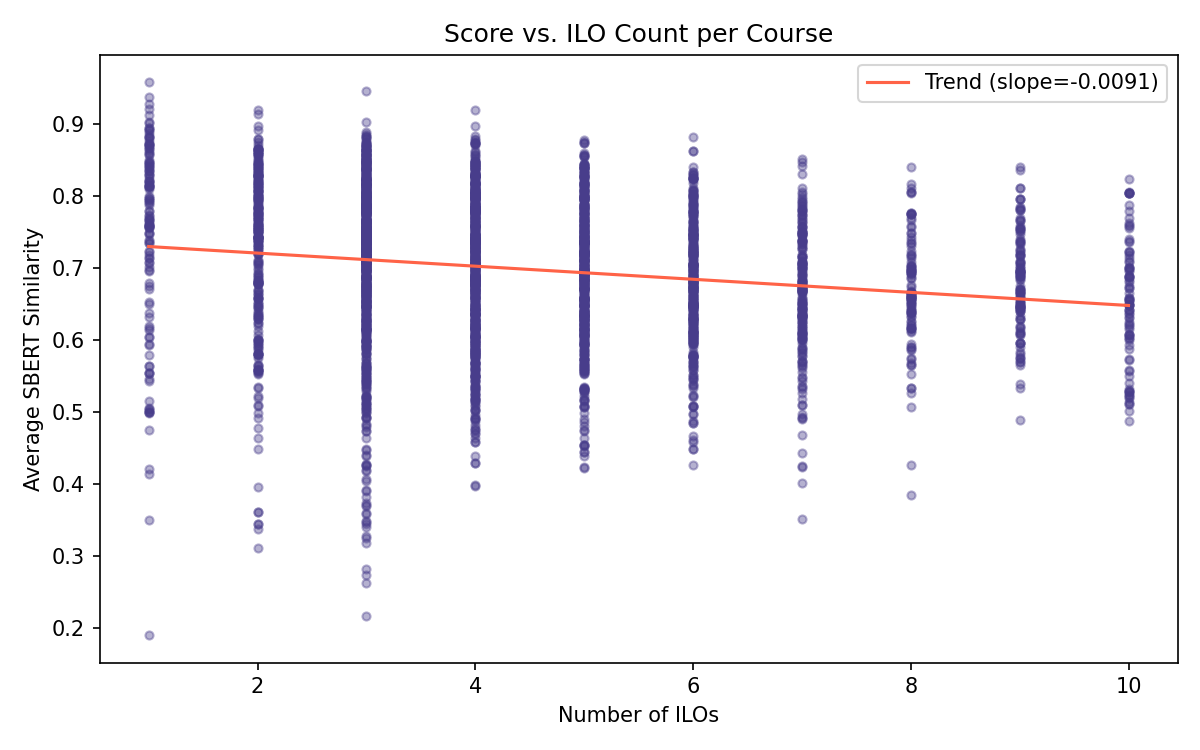

Generate this figure with Python:
import json
import matplotlib.pyplot as plt
import numpy as np

with open('../data/SU.departments.json', 'r') as f:
    departments = json.load(f)
with open('../data/SU.hybrid.similarities.json', 'r') as f:
    sbert = json.load(f)
with open('../data/SU.filtered.json', 'r') as f:
    corpus = json.load(f)

# Build a lookup for ILO count per course from the (unfiltered) corpus
ilo_counts = {}
for course in corpus['Course-list']:
    ilo_counts[course['CourseCode']] = len(course['ILO-list-sv'])

# Collect (ilo_count, score) pairs
ilo_x, score_y = [], []
for course_code, course_sims in sbert.items():
    if course_code not in ilo_counts:
        continue
    avg_score = np.mean([sim[0] for sim in course_sims])
    ilo_x.append(ilo_counts[course_code])
    score_y.append(avg_score)

# Plot
fig, ax = plt.subplots(figsize=(8, 5))
ax.scatter(ilo_x, score_y, alpha=0.4, s=15, color='darkslateblue')

# Trend line — filter out any NaN pairs before fitting
ilo_arr = np.array(ilo_x)
score_arr = np.array(score_y)
mask = np.isfinite(ilo_arr) & np.isfinite(score_arr)
m, b = np.polyfit(ilo_arr[mask], score_arr[mask], 1)
x_line = np.linspace(ilo_arr[mask].min(), ilo_arr[mask].max(), 100)
ax.plot(x_line, m * x_line + b, color='tomato', linewidth=1.5,
        label=f'Trend (slope={m:.4f})')

ax.set_xlabel('Number of ILOs')
ax.set_ylabel('Average SBERT Similarity')
ax.set_title('Score vs. ILO Count per Course')
ax.legend()
plt.tight_layout()
plt.savefig('ilo_vs_score.png', dpi=150)
